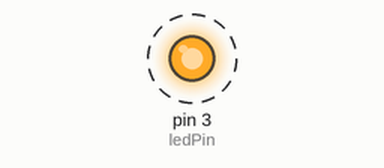
This sketch was run on a simulated Arduino Uno, built with avr-gcc and run on an emulated ATmega328P. Parts: output pins drawn as LEDs (lit = HIGH). Dashed ring = blinking. No radio packets arrive unless stated; pins used as bus, display or sensor lines are not drawn.

Above: at 0.5 s.
Timing chart, 0 to 4.7 s (numbered marks = the images above):
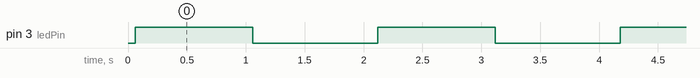

Measured:
- by itself, pin 3 (ledPin): alternates HIGH for 1.0 s and LOW for 1.1 s

The sketch:

SENDER.ino
```cpp
// 433 MHz Sender mit der VirtualWire Library  V 1.27
//
// Matthias Busse 17.5.2014 Version 1.0

// Verbindungen zum Uno
// GND > D5
// VCC > D6
// Daten > D7

#include <VirtualWire.h>
#define ledPin 3

char *msg = "Hallo Welt";// Nachricht

void setup() {
  pinMode(ledPin,OUTPUT);
  pinMode(7, OUTPUT);
  pinMode(5, OUTPUT);   // GND 0V
  digitalWrite(5, LOW);
  pinMode(6, OUTPUT);   // VCC 5V
  digitalWrite(6, HIGH);
  vw_setup(5000);       // Bits pro Sekunde
  vw_set_tx_pin(7);     // Datenleitung
}

void loop(){
  vw_send((uint8_t *)msg, strlen(msg));
  vw_wait_tx(); // warten bis alles übertragen ist
  digitalWrite(ledPin, HIGH);
  delay(1000);
  digitalWrite(ledPin, LOW);
  delay(1000);
}
```
